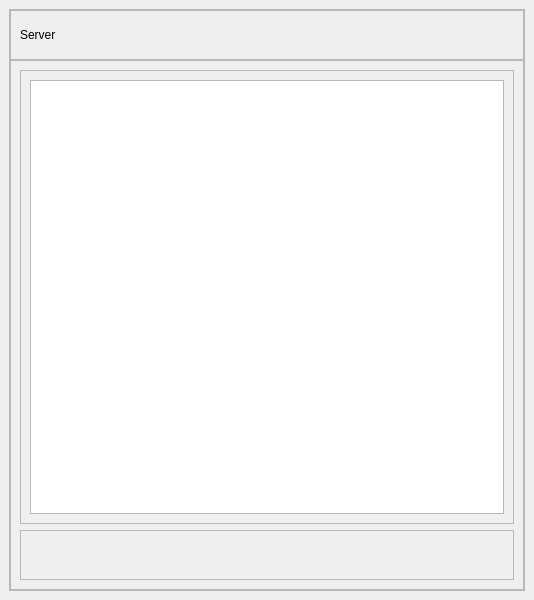
<?xml version="1.0" encoding="UTF-8"?>
<ui version="4.0">
 <class>MainWindow</class>
 <widget class="QMainWindow" name="MainWindow">
  <property name="geometry">
   <rect>
    <x>0</x>
    <y>0</y>
    <width>534</width>
    <height>600</height>
   </rect>
  </property>
  <property name="windowTitle">
   <string>MainWindow</string>
  </property>
  <widget class="QWidget" name="centralwidget">
   <layout class="QVBoxLayout" name="verticalLayout">
    <item>
     <widget class="QFrame" name="frame">
      <property name="frameShape">
       <enum>QFrame::StyledPanel</enum>
      </property>
      <property name="frameShadow">
       <enum>QFrame::Raised</enum>
      </property>
      <layout class="QVBoxLayout" name="verticalLayout_2">
       <property name="spacing">
        <number>0</number>
       </property>
       <property name="leftMargin">
        <number>0</number>
       </property>
       <property name="topMargin">
        <number>0</number>
       </property>
       <property name="rightMargin">
        <number>0</number>
       </property>
       <property name="bottomMargin">
        <number>0</number>
       </property>
       <item>
        <widget class="QFrame" name="frame_2">
         <property name="minimumSize">
          <size>
           <width>0</width>
           <height>50</height>
          </size>
         </property>
         <property name="maximumSize">
          <size>
           <width>16777215</width>
           <height>50</height>
          </size>
         </property>
         <property name="frameShape">
          <enum>QFrame::StyledPanel</enum>
         </property>
         <property name="frameShadow">
          <enum>QFrame::Raised</enum>
         </property>
         <layout class="QVBoxLayout" name="verticalLayout_3">
          <item>
           <widget class="QLabel" name="label">
            <property name="text">
             <string>Server</string>
            </property>
           </widget>
          </item>
         </layout>
        </widget>
       </item>
       <item>
        <widget class="QFrame" name="frame_3">
         <property name="frameShape">
          <enum>QFrame::StyledPanel</enum>
         </property>
         <property name="frameShadow">
          <enum>QFrame::Raised</enum>
         </property>
         <layout class="QVBoxLayout" name="verticalLayout_4">
          <item>
           <widget class="QFrame" name="frame_4">
            <property name="frameShape">
             <enum>QFrame::StyledPanel</enum>
            </property>
            <property name="frameShadow">
             <enum>QFrame::Raised</enum>
            </property>
            <layout class="QVBoxLayout" name="verticalLayout_5">
             <item>
              <widget class="QPlainTextEdit" name="listServerLog"/>
             </item>
            </layout>
           </widget>
          </item>
          <item>
           <widget class="QFrame" name="frame_5">
            <property name="minimumSize">
             <size>
              <width>0</width>
              <height>50</height>
             </size>
            </property>
            <property name="maximumSize">
             <size>
              <width>16777215</width>
              <height>50</height>
             </size>
            </property>
            <property name="frameShape">
             <enum>QFrame::StyledPanel</enum>
            </property>
            <property name="frameShadow">
             <enum>QFrame::Raised</enum>
            </property>
           </widget>
          </item>
         </layout>
        </widget>
       </item>
      </layout>
     </widget>
    </item>
   </layout>
  </widget>
 </widget>
 <resources/>
 <connections/>
</ui>
